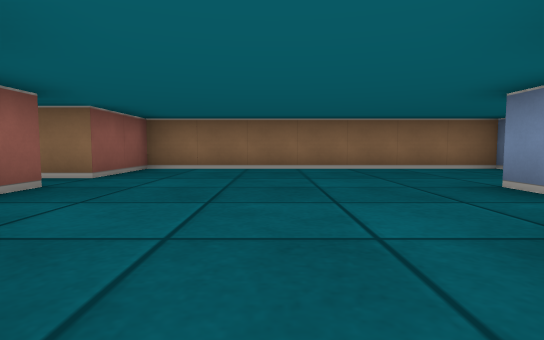
View 1 (above)

22 first-person views from a walk through a cub3D maze. The camera is about half as high as the walls, tilts 4° down and sees 80° across. The floor is counted in squares. Each view is taken from the middle of a square. On the plan, view 1 faces up. The plan holds only what a view shows up to about 9 squares ahead; the rest is blank.

View 2
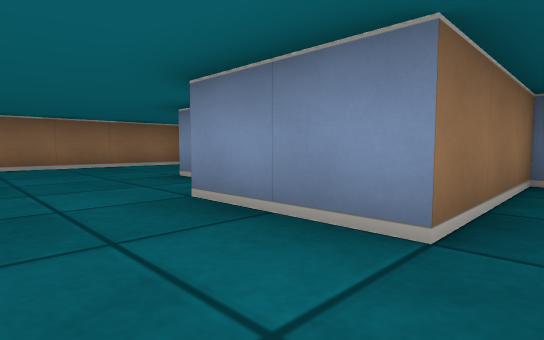

View 3
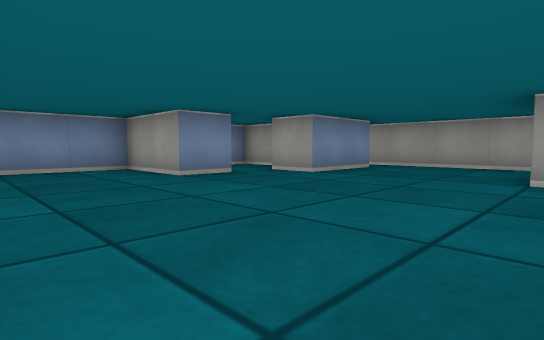

View 4
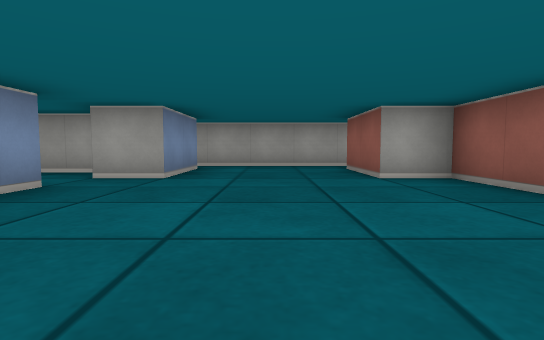

View 5
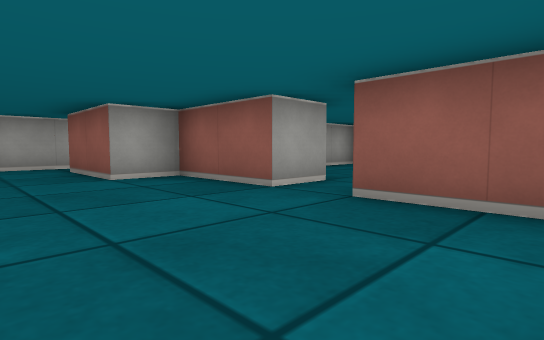

View 6
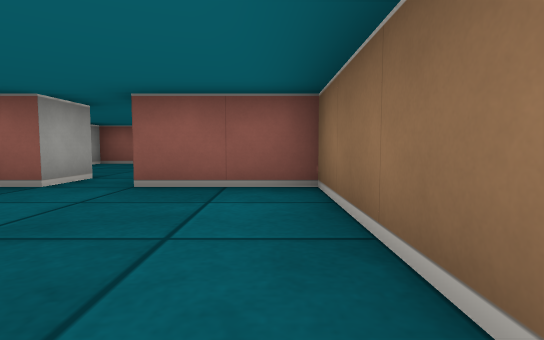

View 7
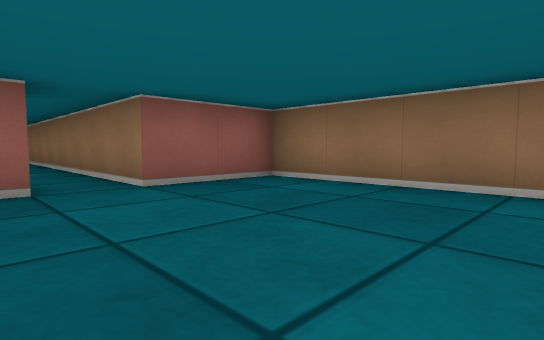

View 8
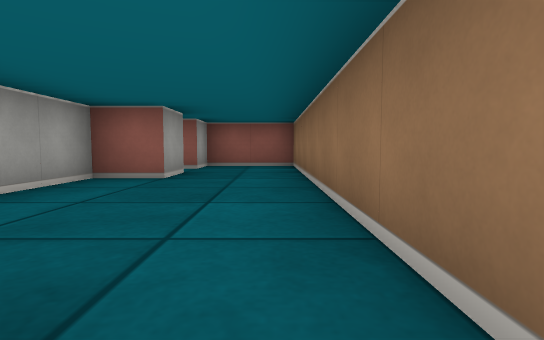

View 9
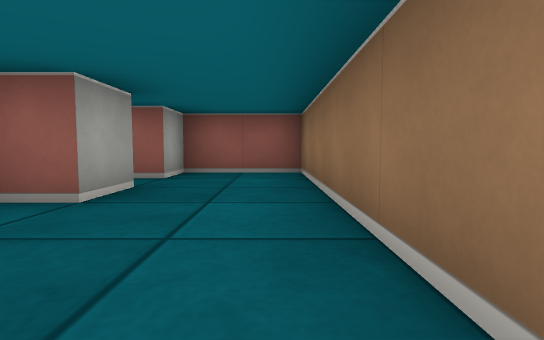

View 10
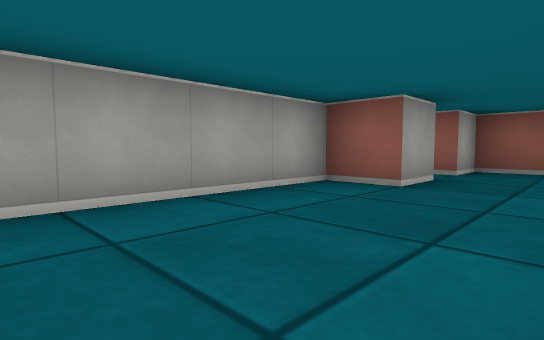

View 11
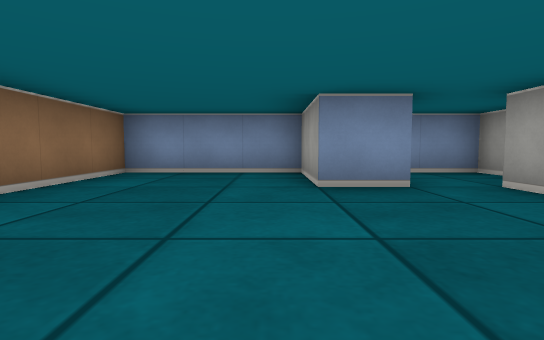

View 12
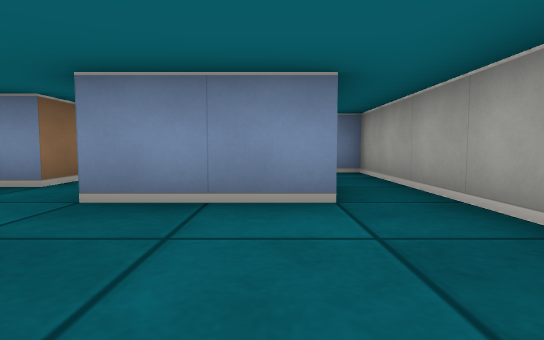

View 13
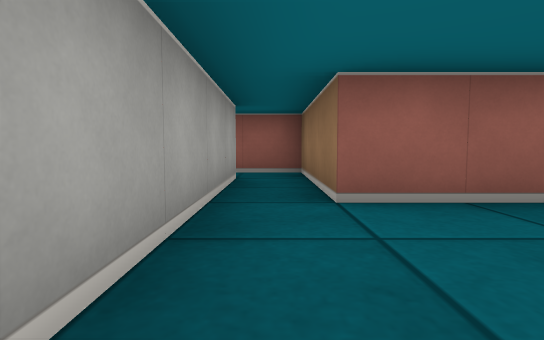

View 14
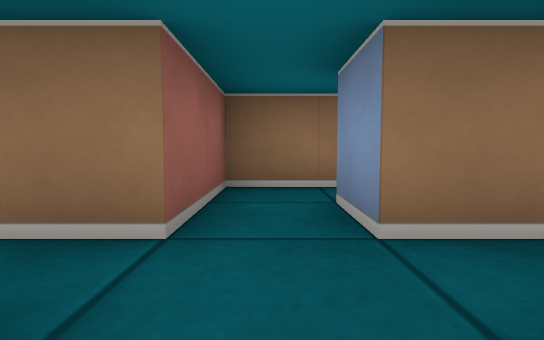

View 15
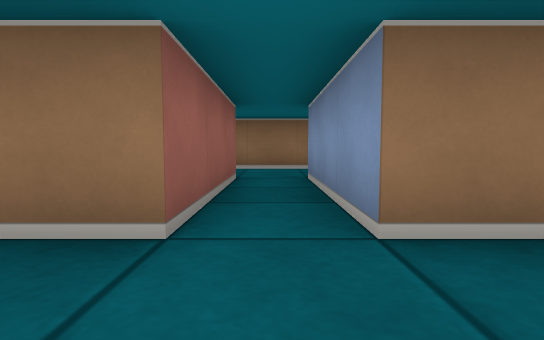

View 16
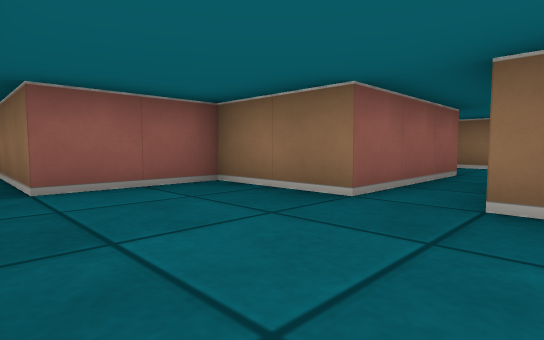

View 17
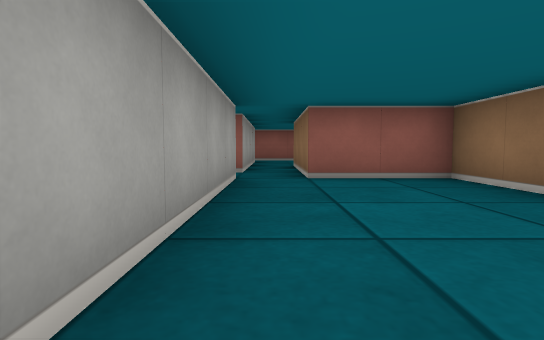

View 18
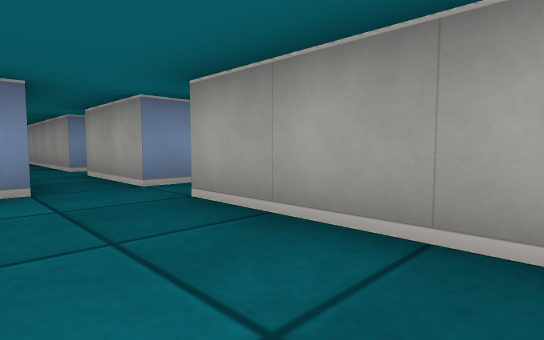

View 19
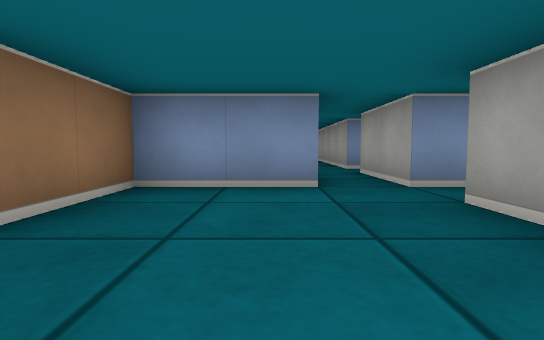

View 20
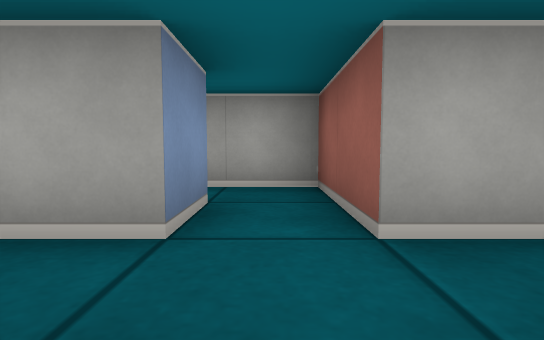

View 21
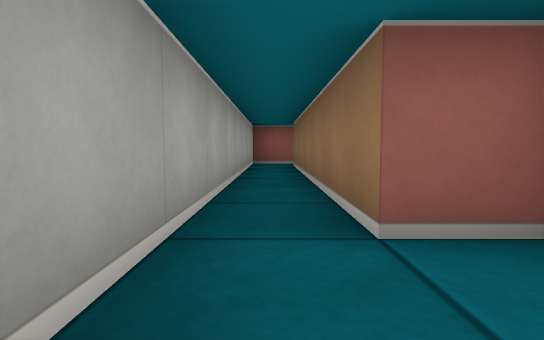

View 22
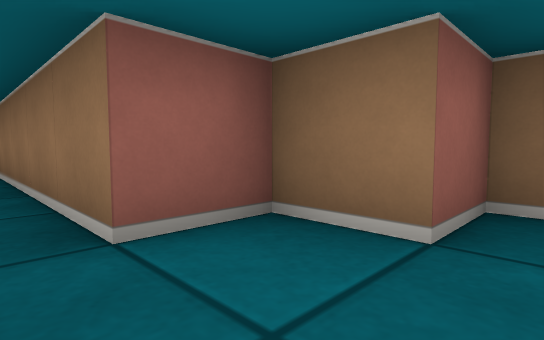

### Floor plan
Points are (right, up) in squares from view 1. A wall is a line through its corners. A room is listed if a view was taken in it or the views show most of it. See-through windows are left out.
Room 1 (views 1, 2, 3, 4, 5, 6, 7, 11, 12, 13)
walls: (2.5, 2.5) (2.5, 3.5) (4.5, 3.5) (4.5, 6.5) (-2.5, 6.5) (-2.5, 4.5); (-2.5, 3.5) (-2.5, 1.5) (-1.5, 1.5) (-1.5, -0.5); (-1.5, -1.5) (4.5, -1.5) (4.5, -0.5) (1.5, -0.5) (1.5, 1.5) (2.5, 1.5)
ways out: opening at (-3, 4) to room 2; opening at (3, 2) to room 6; opening at (-2.5, -1) to room 7
Room 2 (views 8, 9, 10)
walls: (-3.6, 3.5) (-2.5, 3.5); (-8.5, 2.5) (-7.5, 2.5) (-7.5, 1.5) (-4.1, 1.5); (-2.5, 4.5) (-10.5, 4.5) (-10.5, 2.5) (-9.5, 2.5)
ways out: opening at (-3, 4) to room 1; opening at (-9, 2) to room 4
Room 3 (views 14, 21, 22)
walls: (3.5, -2.4) (3.5, -3.5) (2.5, -3.5) (2.5, -4.5) (-3.5, -4.5) (-3.5, -3.5); (-4.5, -3.5) (-4.5, -5.5) (3.5, -5.5)
ways out: opening at (-4, -4) to room 5
Room 4 (views 15, 16, 17, 18, 19)
walls: (-11.5, -3.5) (-7.5, -3.5); (-6.5, -2.6) (-6.5, -0.5) (-8.5, -0.5) (-8.5, 2.5); (-9.5, 2.5) (-9.5, -0.5) (-11.5, -0.5) (-11.5, -2.5) (-14.4, -2.5); (-14.4, -3.5) (-12.5, -3.5)
ways out: opening at (-9, 2) to room 2; opening at (-5.5, -3) to room 5; opening at (-13.5, -3); opening at (-12, -4); opening at (-7, -4)
Room 5 (view 20)
walls: (-2.6, -2.5) (-3.5, -2.5) (-3.5, -1.5); (-3.5, -3.5) (0.5, -3.5); (-4.5, -1.5) (-4.5, -2.5) (-5.4, -2.5); (-6.5, -3.5) (-4.5, -3.5)
ways out: opening at (-4, -4) to room 3; opening at (-5.5, -3) to room 4; opening at (-4, -2) to room 7
Room 6 (no view inside)
walls: (3.2, 2.5) (2.5, 2.5); (3, 0.5) (4.5, 0.5) (4.5, 1.8)
ways out: opening at (3, 2) to room 1
Room 7 (no view inside)
walls: (-3.5, -1.5) (-1.5, -1.5); (-1.5, -0.5) (-4.5, -0.5) (-4.5, -1.5)
ways out: opening at (-2.5, -1) to room 1; opening at (-4, -2) to room 5

Where each view was taken, in squares from view 1:
view 1: 0 up, 0 right, facing up
view 2: 1 down, 0 right, facing up-right
view 3: 6 up, 2 left, facing down-right
view 4: 6 up, 0 right, facing down
view 5: 6 up, 0 right, facing down-left
view 6: 6 up, 1 right, facing left
view 7: 3 up, 1 right, facing up-left
view 8: 4 up, 3 left, facing left
view 9: 4 up, 5 left, facing left
view 10: 4 up, 4 left, facing down-left
view 11: 4 up, 1 left, facing right
view 12: 0 up, 1 left, facing right
view 13: 1 down, 1 right, facing left
view 14: 4 down, 4 left, facing up
view 15: 2 down, 9 left, facing up
view 16: 3 down, 8 left, facing up-left
view 17: 3 down, 7 left, facing left
view 18: 2 down, 10 left, facing down-right
view 19: 2 down, 10 left, facing right
view 20: 2 down, 4 left, facing down
view 21: 5 down, 4 right, facing left
view 22: 5 down, 4 right, facing up-left
